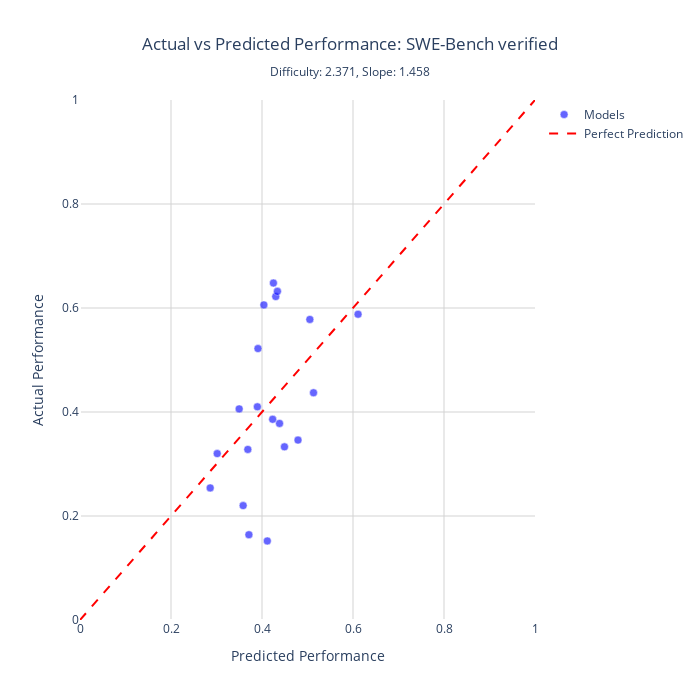

Notebook code cell kept with this figure:
### Code cell
import plotly.graph_objects as go


def plot_benchmark_performance_interactive(
    benchmark_name, df_data=df1, df_capabilities=df_cm1, df_benchmarks=df_db1
):
    """
    Create an interactive plotly scatter plot comparing actual vs predicted performance
    for a specific benchmark with model names shown on hover.

    Parameters:
    -----------
    benchmark_name : str
        Name of the benchmark to plot
    df_data : DataFrame
        DataFrame containing performance data (default: df1)
    df_capabilities : DataFrame
        DataFrame containing model capabilities (default: df_cm1)
    df_benchmarks : DataFrame
        DataFrame containing benchmark parameters (default: df_db1)
    """

    def logistic(x):
        return 1.0 / (1.0 + np.exp(-x))

    # Get data for this benchmark
    bench_data = df_data[df_data["benchmark"] == benchmark_name].copy()

    if len(bench_data) == 0:
        print(f"No data found for benchmark: {benchmark_name}")
        print(f"Available benchmarks: {sorted(df_data['benchmark'].unique())}")
        return

    # Get benchmark parameters
    bench_params_df = df_benchmarks[df_benchmarks["benchmark_name"] == benchmark_name]
    if len(bench_params_df) == 0:
        print(f"No parameters found for benchmark: {benchmark_name}")
        return

    bench_params = bench_params_df.iloc[0]
    D = bench_params["estimated_difficulty"]
    alpha = bench_params["estimated_slope"]

    # Merge with model capabilities
    bench_data = bench_data.merge(
        df_capabilities[["model", "estimated_capability"]], on="model", how="left"
    )

    # Calculate predicted performance
    bench_data["predicted"] = logistic(alpha * (bench_data["estimated_capability"] - D))

    # Create the scatter plot
    fig = go.Figure()

    # Add scatter points
    fig.add_trace(
        go.Scatter(
            x=bench_data["predicted"],
            y=bench_data["performance"],
            mode="markers",
            marker=dict(
                size=8, color="blue", opacity=0.6, line=dict(width=0.5, color="white")
            ),
            text=bench_data["model"],
            hovertemplate="<b>%{text}</b><br>"
            + "Predicted: %{x:.3f}<br>"
            + "Actual: %{y:.3f}<br>"
            + "<extra></extra>",
            name="Models",
        )
    )

    # Add diagonal line (perfect prediction)
    fig.add_trace(
        go.Scatter(
            x=[0, 1],
            y=[0, 1],
            mode="lines",
            line=dict(color="red", dash="dash", width=2),
            name="Perfect Prediction",
            hovertemplate="<extra></extra>",
        )
    )

    # Update layout
    fig.update_layout(
        title=dict(
            text=f"Actual vs Predicted Performance: {benchmark_name}<br>"
            + f"<sub>Difficulty: {D:.3f}, Slope: {alpha:.3f}</sub>",
            x=0.5,
            xanchor="center",
        ),
        xaxis=dict(title="Predicted Performance", range=[0, 1], gridcolor="lightgray"),
        yaxis=dict(title="Actual Performance", range=[0, 1], gridcolor="lightgray"),
        width=700,
        height=700,
        hovermode="closest",
        plot_bgcolor="white",
        showlegend=True,
    )

    # fig.write_image("outputs/notebooks/benchmark_performance_interactive_swe_bench.pdf")
    fig.show()

    # Print some statistics
    residuals = bench_data["performance"] - bench_data["predicted"]
    rmse = np.sqrt(np.mean(residuals**2))
    mae = np.mean(np.abs(residuals))

    print(f"\nBenchmark: {benchmark_name}")
    print(f"Number of models: {len(bench_data)}")
    print(f"RMSE: {rmse:.4f}")
    print(f"MAE: {mae:.4f}")


# Example usage - change the benchmark name to plot different benchmarks
# Available benchmarks can be found in df_db1['benchmark_name'].unique()
plot_benchmark_performance_interactive("SWE-Bench verified")

# Uncomment to see all available benchmarks:
# print("\nAvailable benchmarks:")
# for benchmark in sorted(df_db1['benchmark_name'].unique()):
#     print(f"  - {benchmark}")

### Figure 1 — Plotly figure (JSON) as saved in the notebook; plotly's stock layout.template omitted (floating-point values rounded to 4 significant figures)
{"data": [{"hovertemplate": "<b>%{text}</b><br>Predicted: %{x:.3f}<br>Actual: %{y:.3f}<br><extra></extra>", "marker": {"color": "blue", "line": {"color": "white", "width": 0.5}, "opacity": 0.6, "size": 8}, "mode": "markers", "name": "Models", "text": ["claude-3-5-sonnet-20240620", "o3-mini-2025-01-31_medium", "gpt-4o-2024-11-20", "gemini-2.0-flash-001", "claude-3-7-sonnet-20250219", "grok-3-mini-beta_low", "gpt-4.1-2025-04-14", "gpt-4.1-mini-2025-04-14", "claude-opus-4-20250514", "claude-sonnet-4-20250514", "grok-3-beta", "DeepSeek-R1-0528", "claude-opus-4-1-20250805", "Kimi-K2-Instruct", "gpt-5-2025-08-07_medium", "gpt-5-mini-2025-08-07_medium", "claude-sonnet-4-5-20250929", "claude-3-5-sonnet-20241022", "o3-2025-04-16_medium", "o4-mini-2025-04-16_medium"], "type": "scatter", "x": [0.3016, 0.4385, 0.2862, 0.3586, 0.3911, 0.4116, 0.3898, 0.3689, 0.4303, 0.4041, 0.4235, 0.4494, 0.4339, 0.3712, 0.6111, 0.5052, 0.4251, 0.3498, 0.5132, 0.4792], "y": [0.32, 0.378, 0.254, 0.22, 0.522, 0.152, 0.41, 0.328, 0.622, 0.606, 0.386, 0.333, 0.632, 0.164, 0.588, 0.578, 0.648, 0.406, 0.437, 0.346]}, {"hovertemplate": "<extra></extra>", "line": {"color": "red", "dash": "dash", "width": 2}, "mode": "lines", "name": "Perfect Prediction", "type": "scatter", "x": [0, 1], "y": [0, 1]}], "layout": {"height": 700, "hovermode": "closest", "plot_bgcolor": "white", "showlegend": true, "title": {"text": "Actual vs Predicted Performance: SWE-Bench verified<br><sub>Difficulty: 2.371, Slope: 1.458</sub>", "x": 0.5, "xanchor": "center"}, "width": 700, "xaxis": {"gridcolor": "lightgray", "range": [0, 1], "title": {"text": "Predicted Performance"}}, "yaxis": {"gridcolor": "lightgray", "range": [0, 1], "title": {"text": "Actual Performance"}}}}
